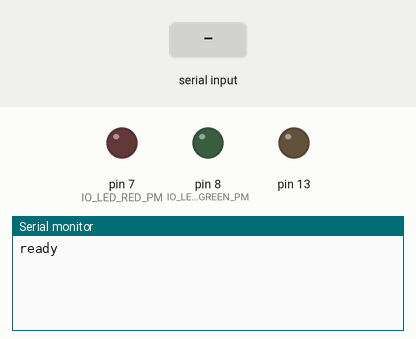
Simulated run of this sketch. Board: Arduino Uno, built with avr-gcc and run on an emulated ATmega328P. On the bench: output pins drawn as LEDs (lit = HIGH), the last lines printed to the serial monitor. Inputs (shaded band) come from the test bench.

Above: at 1.2 s.
1.3 s: "90,45\n" received over Serial
At 2.3 s:
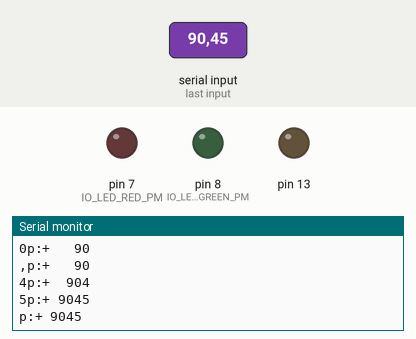
3.0 s: byte 101 (DSKY_C_ENTER) received over Serial
At 3.4 s:
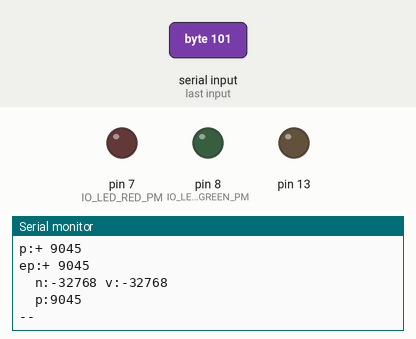
4.5 s: byte 110 (DSKY_C_NOUN) received over Serial
At 5.7 s:
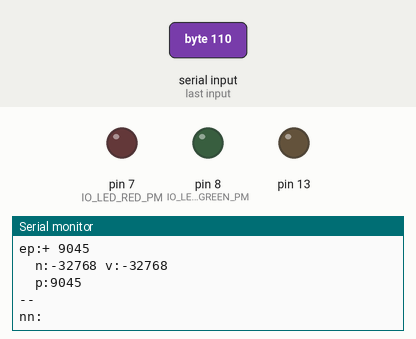
6.0 s: byte 118 (DSKY_C_VERB) received over Serial
At 6.8 s:
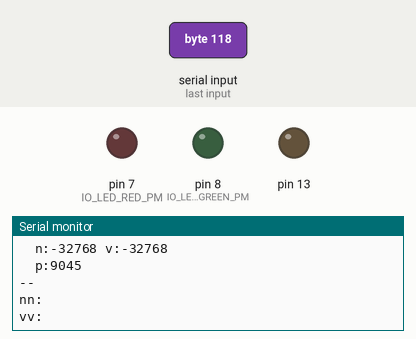
7.5 s: byte 99 (DSKY_C_CLEAR) received over Serial
At 8.0 s:
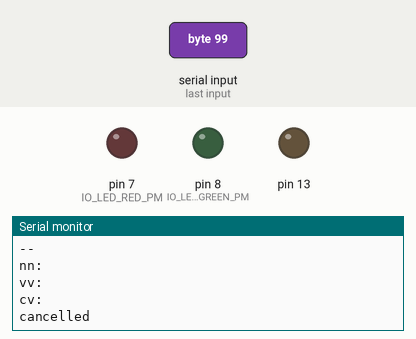
9.0 s: byte 45 (DSKY_C_MINUS) received over Serial
At 10.3 s:
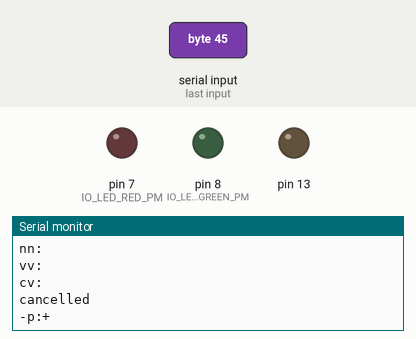

The sketch:

RCRF24_Test.ino
```cpp
#include <Arduino.h>
#include "define.h"
#include "dsky.h"

void setup() {
  // Clear any states from earlier software reboots.
  MCUSR = 0;

  IO_LED_RED_PM;
  IO_LED_GREEN_PM;
  pinMode(13, OUTPUT);

  Serial.begin(SERIAL_SPEED);

#ifdef DSKY_USE_TRM425
  dskySetup();
#else
  Serial.println("ready");
#endif // DSKY_USE_TRM425
}

void loop() {
  if (Serial.available()) {
    dskyProcess();
  }

  delay(250);
}
```

define.h
```cpp
#define LED_RED                  1
#define LED_GREEN                2
#define LED_YELLOW               3

#define DSKY_DEBUG
#define DSKY_CANCEL_IS_BACKSPACE
#define DSKY_NOUN_UNDEFINES_VERB
//#define DSKY_VERB_UNDEFINES_NOUN
#ifdef DSKY_DEBUG
  #define SERIAL_SPEED           115200
#else // DSKY_DEBUG
  #define SERIAL_SPEED           9600
  #define DSKY_USE_TRM425
#endif // DSKY_DEBUG

#ifdef DSKY_DEBUG
  #define DSKY_C_ENTER           'e'
  #define DSKY_C_CLEAR           'c'
  #define DSKY_C_VERB            'v'
  #define DSKY_C_NOUN            'n'
  #define DSKY_C_MINUS           '-'
#else // DSKY_DEBUG
  #define DSKY_C_ENTER           '#'
  #define DSKY_C_CLEAR           '*'
  #define DSKY_C_VERB            'B'
  #define DSKY_C_NOUN            'A'
  #define DSKY_C_MINUS           'C'
#endif // DSKY_DEBUG

// TRM425 position cursor: 020, pos+0100 (octal).
//             1       2
// pos 01234567012345670123 Input mask
// 100 NOUN 99  VERB 99
// 124 P1 +99999
// 150 P2 +99999
// 174 P3 +99999
#define DSKY_TRM425_FF           "\014"           // Clear screen
#define DSKY_TRM425_XY_NOUN      "\020\105"
#define DSKY_TRM425_XY_TNOUN     "\020\100NOUN"
#define DSKY_TRM425_XY_VERB      "\020\116"
#define DSKY_TRM425_XY_TVERB     "\020\111VERB"
#define DSKY_TRM425_XY_P1        "\020\127"
#define DSKY_TRM425_XY_TP1       "\020\124P1"
#define DSKY_TRM425_XY_P2        "\020\153"
#define DSKY_TRM425_XY_TP2       "\020\150P2"
#define DSKY_TRM425_XY_P3        "\020\177"
#define DSKY_TRM425_XY_TP3       "\020\174P3"

#define COMPUTE_LIMITS

#ifdef COMPUTE_LIMITS
  #define TYPE_MININT(_t)        ((_t)(1 << (sizeof(_t) * 8 - 1)))
  #define TYPE_MAXINT(_t)        ((_t)~TYPE_MININT(_t))

  #define MININT                 (TYPE_MININT(int16_t))
  #define MAXINT                 (TYPE_MAXINT(int16_t))
  #define MAXINTD10              ((int16_t)(MAXINT / 10))
#else // COMPUTE_LIMITS
  #define MININT                 (int16_t)-32768
  #define MAXINT                 (int16_t)32767
  #define MAXINTD10              (int16_t)3276
#endif // COMPUTE_LIMITS

#define UNDEFINED                MININT
#define MAXORDER                 (int16_t)10000

#define IO_LED_RED_PM            DDRD |= (1<<7)    // P7 red status LED
#define IO_LED_RED_ON            PORTD |= (1<<7)   // P7
#define IO_LED_RED_OFF           PORTD &= ~(1<<7)  // P7

#define IO_LED_GREEN_PM          DDRB |= (1<<0)    // P8 green status LED
#define IO_LED_GREEN_ON          PORTB |=  (1<<0)  // P8
#define IO_LED_GREEN_OFF         PORTB &= ~(1<<0)  // P8
```

dsky.cpp
```cpp
#include <Arduino.h>
#include "define.h"
#include "dsky.h"
#include "utilities.h"

const int16_t hasParm[] = {
// nnvv
// 1010,  // reboot system
  1098,
  1099,
  1310,  // switch LED on IO 13
  1311,  // switch red LED
  1312,  // switch green LED
  1313,  // switch yellow LED
  0
};

void dskySetup() {
  // Write input mask static text
  Serial.write(DSKY_TRM425_FF);
  // TRM425 requires a small delay after a FF.
  delay(10);
  Serial.write(DSKY_TRM425_XY_TVERB
    DSKY_TRM425_XY_TNOUN
    DSKY_TRM425_XY_TP1
    DSKY_TRM425_XY_TP2
    DSKY_TRM425_XY_TP3);
}

int16_t dskyGetNounVerbParm(int16_t *noun, int16_t *verb, int16_t *parm, int16_t allowNV) {
  char c;
  int16_t sign = 1;
  int16_t done = 0;
  int16_t p2 = 0;
  int16_t *assgn = parm;
  int16_t i = *assgn;
  while (! done) {
    while (! Serial.available());
    c = Serial.read();
    // Enter key has been hit. Simply terminate the input.
    if (c == DSKY_C_ENTER) { //  ENTER
      done = 1;
    }
    // Separate noun and verb input.
    else if (allowNV && c == DSKY_C_NOUN || c == DSKY_C_VERB) {
      assgn = (c == DSKY_C_NOUN ? noun : verb);
#ifdef DSKY_NOUN_UNDEFINES_VERB
      if (c == DSKY_C_NOUN) *verb = UNDEFINED;
#elif defined DSKY_VERB_UNDEFINES_NOUN
      if (c == DSKY_C_VERB) *noun = UNDEFINED;
#endif // DSKY_VERB_UNDEFINES_NOUN
      p2 = 1;
      i = UNDEFINED;
      sign = 1;
    }
    // Add a digit. Input is limited to <= 32767 and can be limited to
    // 2 places (p2), extra digits are shifted left and truncated.
    else if (c >= '0' && c <= '9') {
      if (i == UNDEFINED) i = 0;
      if (p2 && i > 9) i -= 10 * (i / 10);
      // Safely compute i = i * 10 + c - '0', avoiding overflow
      if (i <= MAXINTD10) {
        int16_t j = i * 10 - '0';
        if ( j <= MAXINT - c) i = j + c;
      }
    }
    // Cancel back spaces until value is 0. Once more cancels
    // the input at all.
    else if (c == DSKY_C_CLEAR) {
      if (i == 0 || i == UNDEFINED) done = 2;
      else {
#ifdef DSKY_CANCEL_IS_BACKSPACE
        i /= 10;
#else // DSKY_CANCEL_IS_BACKSPACE
        i = 0;
#endif // DSKY_CANCEL_IS_BACKSPACE
      }
    }
    // Sign change, only param is signed.
    else if (c == DSKY_C_MINUS && assgn == parm && i != UNDEFINED) {
      sign = -sign;
    }
    // Assign value only if input has not been cancelled.
    *assgn = (done != 2 ? sign * i : UNDEFINED);
#ifdef DSKY_DEBUG
    Serial.write(c);
    Serial.write(assgn == noun ? 'n' : (assgn == verb ? 'v' : 'p'));
    Serial.write(':');
    if (assgn == parm) Serial.write(sign == 1 ? '+' : '-');
    putInt(i, 10000);
    Serial.write('\n');
#else
    if (assgn == parm) {
      Serial.write(DSKY_TRM425_XY_P1);
      if (i == UNDEFINED) {
        Serial.write("......");
      }
      else {
        Serial.write(sign > 0 ? '+' : '-');
        putInt(i, 10000);
      }
    }
    else {
      Serial.write(DSKY_TRM425_XY_NOUN);
      if (*noun == UNDEFINED) Serial.write("..");
      else putInt(*noun, 10);
      Serial.write(DSKY_TRM425_XY_VERB);
      if (*verb == UNDEFINED) Serial.write("..");
      else putInt(*verb, 10);
    }
#endif // DSKY_DEBUG
  }
  return done == 2;
}

void dskyProcess() {
  int16_t noun = UNDEFINED, verb = UNDEFINED;
  // Process DSKY until cancelled.
  while (1) {
    int16_t parm = UNDEFINED;
    if (dskyGetNounVerbParm(&noun, &verb, &parm, 1) != 0) {
#ifdef DSKY_DEBUG
      Serial.println("cancelled");
#endif // DSKY_DEBUG
      return;
    }
    else {
      int16_t askParm = 0;
      // No param supplied, may need to ask.
      if (parm == UNDEFINED) {
        int16_t nnvv = 100 * noun + verb;
        for (int16_t j = 0; ! askParm && j < hasParm[j]; j++) askParm = (hasParm[j] == nnvv);
      }
      if (askParm) {
        // Just hitting enter assume parm = 0.
        parm = 0;
#ifndef DSKY_DEBUG
        Serial.write(DSKY_TRM425_XY_P1);
#endif // DSKY_DEBUG
        Serial.write("?.....");
      }
      if (askParm && dskyGetNounVerbParm(&noun, &verb, &parm, 0) != 0) {
#ifdef DSKY_DEBUG
        Serial.println("cancelled");
#endif // DSKY_DEBUG
        return;
      }
      else {
        // Verb-noun-parm evaluation goes here.
        if (noun == 10) {
          if (verb == 10) doReboot();
        }
        else if (noun == 13) {
          if (verb == 10) digitalWrite(13, parm);
          else if (verb == 11) setLed(LED_RED, parm);
          else if (verb == 12) setLed(LED_GREEN, parm);
          else if (verb == 13) setLed(LED_YELLOW, parm);
        }
#ifdef DSKY_DEBUG
        Serial.print("  n:"); Serial.print(noun); Serial.print(" v:"); Serial.println(verb);
        Serial.print("  p:"); Serial.println(parm);
        Serial.println("--");
#endif // DSKY_DEBUG
      }
    }
  }
}
```

dsky.h
```cpp
#ifndef _DSKY_H
#define _DSKY_H

// Write DSKY standard layout.
void dskySetup();

// Get noun, verb, parm from DSKY.
// noun:
// verb:
// parm:
// allowNV: 0 ignor nouns and verbs, 1 allow nouns, verbs and params.
int16_t dskyGetNounVerbParm(int16_t *noun, int16_t *verb, int16_t *parm, int16_t allowNV);

// Process input from DSKY.
void dskyProcess();

#endif // _DSKY_H
```

utilities.cpp
```cpp
#include <Arduino.h>
#include <avr/wdt.h>
#include "define.h"

void setLed(int16_t led, int16_t on) {
  if (led == LED_RED) {
    IO_LED_GREEN_OFF;
    if (on) IO_LED_RED_ON; else IO_LED_RED_OFF;
  }
  else if (led == LED_GREEN) {
    IO_LED_RED_OFF;
    if (on) IO_LED_GREEN_ON; else IO_LED_GREEN_OFF;
  }
  else if (led == LED_YELLOW) {
    if (on) IO_LED_RED_ON; else IO_LED_RED_OFF;
    if (on) IO_LED_GREEN_ON; else IO_LED_GREEN_OFF;
  }
}

void doReboot() {
  wdt_enable(WDTO_1S /*WDTO_15MS*/);
  while (1);
}

void putInt(int16_t i, int16_t om) {
  if (i == UNDEFINED) return;
  int16_t j = (i == 0 ? 1 : i);
  if (i < 0) {
    i = -i;
    Serial.write('-');
  }
  while (om > j) {
      om /= 10;
      Serial.write(' ');
  }
  while (om) {
    j = i / om;
    Serial.write(j + '0');
    i -= om * j;
    om /= 10;
  }
}
```

utilities.h
```cpp
#ifndef _UTILITIES_H
#define _UTILITIES_H

// Turn LED_RED, LED_GREEN, LED_YELLOW on or off.
// led: LED number
// on:  1 turn on, 0 turn off
void setLed(int16_t led, int16_t on);

// Reboot the Arduino.
// Clear any states from earlier software reboots early on setup.
// e.g. MCUSR = 0;
void doReboot();

// Write an int to stdout using a specified number of places.
// i:  the int
// om: order of magnitude of output, e.g. 1000 for 4 places.
void putInt(int16_t i, int16_t om);

#endif // _UTILITIES_H
```

Measured:
- after the input at 1.3 s, the serial monitor: prints a new line after 0.20 s (image 1)
- after the input at 3.0 s, the serial monitor: prints a new line at once (image 2)
- after the input at 4.5 s, the serial monitor: prints a new line at once (image 3)
- after the input at 6.0 s, the serial monitor: prints a new line at once (image 4)
- after the input at 7.5 s, the serial monitor: prints a new line at once (image 5)
- after the input at 9.0 s, the serial monitor: prints a new line at once (image 6)
